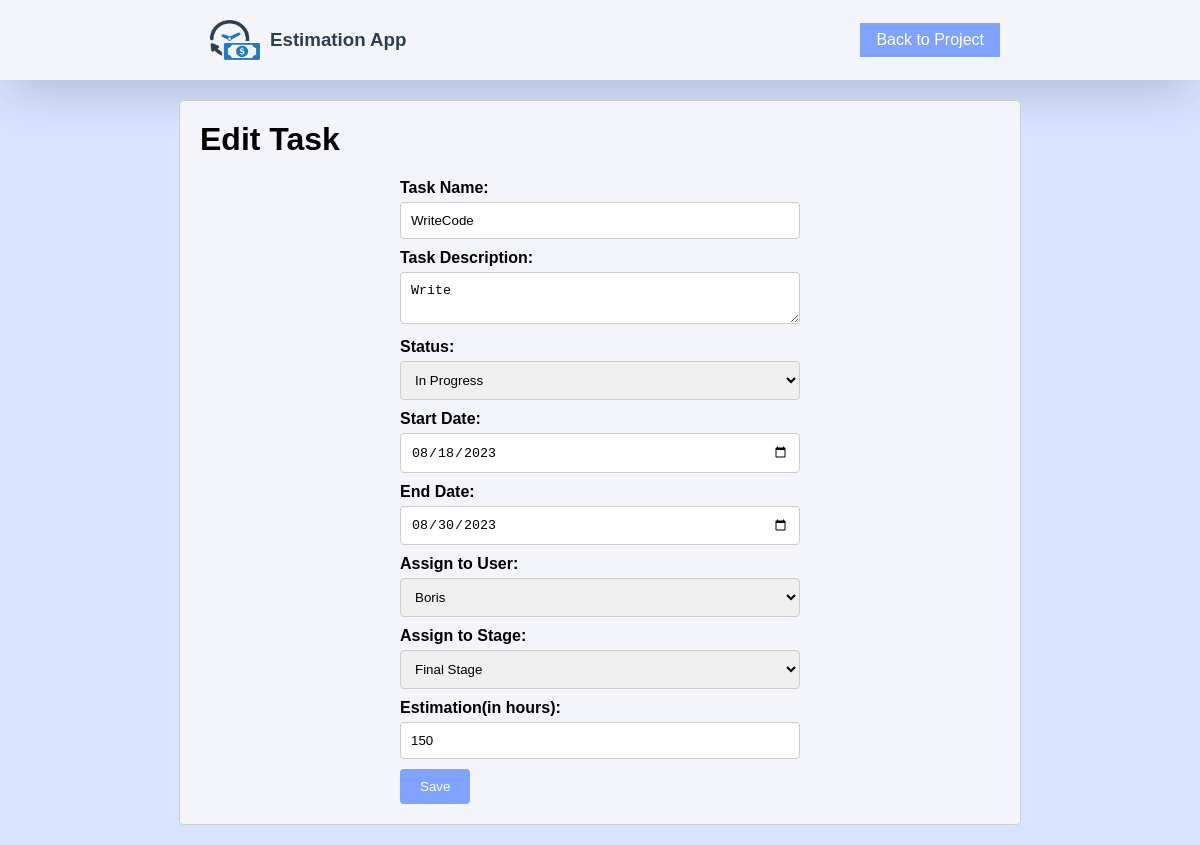
The page /editTask.php?task_id=28 on the database its author committed.
### tables this page shows
CREATE TABLE `tasks` (
  `id` int(11) NOT NULL,
  `project_id` int(11) NOT NULL,
  `stage_id` int(11) NOT NULL,
  `task_name` varchar(100) NOT NULL,
  `task_description` varchar(500) NOT NULL,
  `status` varchar(100) NOT NULL,
  `start_date` date NOT NULL,
  `end_date` date NOT NULL,
  `duration` varchar(255) NOT NULL,
  `assigned` varchar(255) NOT NULL,
  `estimation` int(11) NOT NULL
);

### editTask.php (the view, shortened to what this page needs)
<?php
include('dbconnection.php');
if (isset($_GET['task_id'])) {
    $taskId = $_GET['task_id'];
} else {
    echo "Task ID not provided.";
    exit;
}
$sql = "SELECT * FROM tasks WHERE id = '$taskId'";
$taskResult = $connection->query($sql);
if ($taskResult->num_rows > 0) {
    $task = $taskResult->fetch_assoc();
} else {
    echo "Task not found.";
    exit;
}
?>
<!DOCTYPE html>
<html lang="en">
<head>
</head>
<body>
    <header>
        <div class="header-content">
            <div class="logo">
                <img src="estimate-icon.png">
                <h3>Estimation App</h3>
            </div>
            <div class="back-button">
                <a href="project.php?id=<?php echo $task['project_id'] ?>">Back to Project</a>
            </div>
        </div>
    </header>
    <main>
        <h1>Edit Task</h1>
        <form method="post" action="editTask.php?task_id=<?php echo $taskId; ?>">
            <label for="task_name">Task Name:</label>
            <input type="text" name="task_name" value="<?php echo $task['task_name']; ?>"><br>
            <label for="task_description">Task Description:</label>
            <textarea name="task_description"><?php echo $task['task_description']; ?></textarea><br>
            <label for="status">Status:</label>
            <select name="status">
                <option value="In Progress" <?php if ($task['status'] == 'In Progress') echo 'selected'; ?>>In Progress</option>
            </select><br>
            <label for="start_date">Start Date:</label>
            <input type="date" name="start_date" value="<?php echo $task['start_date']; ?>"><br>
            <label for="end_date">End Date:</label>
            <input type="date" name="end_date" value="<?php echo $task['end_date']; ?>"><br>
            <label for="assigned_user">Assign to User:</label>
            <select name="assigned_user">
                <?php
                $sql = "SELECT id, username
                            FROM users
                            WHERE id IN (
                            SELECT user_id FROM user_projects WHERE project_id = '{$task['project_id']}'
                            )";
                $usersResult = $connection->query($sql);
                while ($userRow = $usersResult->fetch_assoc()) {
                    $selected = ($task['assigned'] == $userRow['id']) ? 'selected' : '';
                    echo "<option value='{$userRow['id']}' $selected>{$userRow['username']}</option>";
                }
                ?>
            </select><br>
            <label for="assigned_stage">Assign to Stage:</label>
            <select name="assigned_stage">
                <?php
                $sql = "SELECT id, stage_name
                        FROM stages
                        WHERE project_id = '{$task['project_id']}'";
                $stagesResult = $connection->query($sql);
                while ($stageRow = $stagesResult->fetch_assoc()) {
                    $selected = ($task['stage_id'] == $stageRow['id']) ? 'selected' : '';
                    echo "<option value='{$stageRow['id']}' $selected>{$stageRow['stage_name']}</option>";
                }
                ?>
            </select><br>
            <label for="estimation">Estimation(in hours):</label>
            <input type="number" name="estimation" value="<?php echo $task['estimation']; ?>">
            <button type="submit" class="button save-button">Save</button>
        </form>
    </main>
</body>
</html>

### editTask.php (style rules this page uses)
body { font-family: Arial, sans-serif; margin: 0; padding: 0; display: flex; flex-direction: column; align-items: center; background-color: rgba(128, 163, 255, 0.3); }
header { width: 100%; box-shadow: rgba(0, 0, 0, 0.2) 0px 18px 50px -10px; background-color:#f4f5fa; }
.logo { display: flex; }
header a, header h3 { color: #2d3e50; }
.header-content { display: flex; align-items: center; color: white; text-align: center; padding: 10px; margin: 0 auto; width: 100%; max-width: 800px; justify-content: space-between; }
img { width: 50px; height: 40px; margin: 10px; }
main { width: 100%; max-width: 800px; margin: 20px auto; padding: 20px; border: 1px solid #ccc; border-radius: 5px; background-color: #f4f5fa; }
h1 { margin-top: 0; }
form { width: 100%; max-width: 400px; margin: 0 auto; }
label { display: block; margin-bottom: 5px; font-weight: bold; }
input[type="text"], input[type="date"], select, textarea { width: 100%; padding: 10px; margin-bottom: 10px; border: 1px solid #ccc; border-radius: 4px; box-sizing: border-box; }
input[name="estimation"] { width: 100%; padding: 10px; margin-bottom: 10px; border: 1px solid #ccc; border-radius: 4px; box-sizing: border-box; }
button { padding: 10px 20px; background-color: #80a3ff; color: white; border: none; border-radius: 4px; cursor: pointer; }
.back-button { background-color: #80a3ff; color: white; padding: 8px 16px; border: none; cursor: pointer; }
.back-button a { text-decoration: none; color: white; width: 110px; }

### rows shown on the page
tasks: task_name "WriteCode", task_description "Write", status "In Progress", start_date "08/18/2023", end_date "08/30/2023", estimation "150"

### other values the page prints
form field assigned_user "Boris"
form field assigned_stage "Final Stage"
